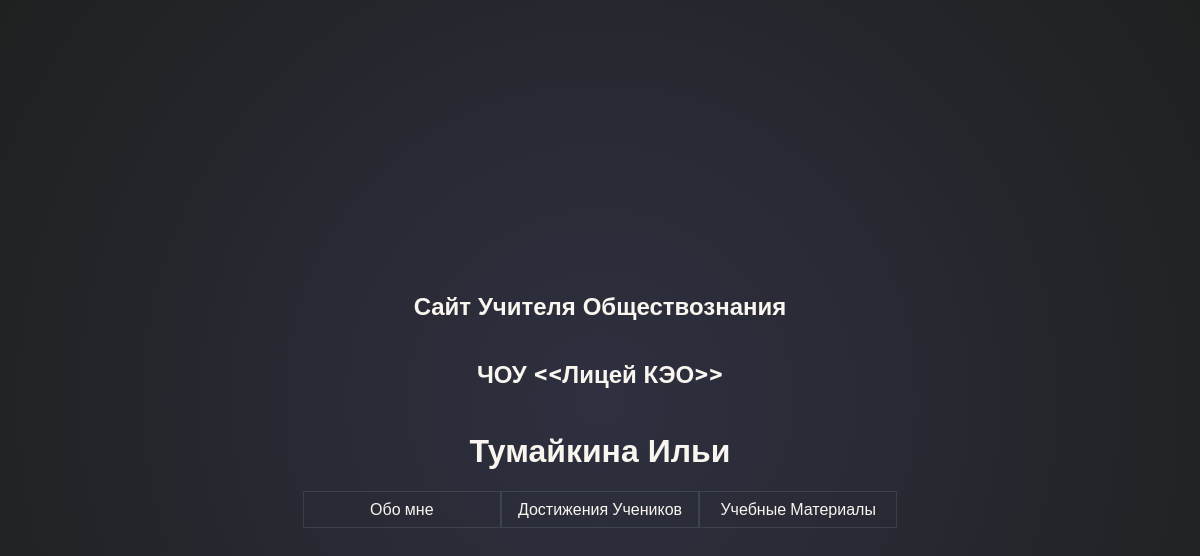
The page / on the database its author committed.
### women/models.py (models this page shows)
class Women4(models.Model):
    title1 = models.CharField(max_length=255)
    title2 = models.CharField(max_length=255)
    title3 = models.CharField(max_length=255)
    content1 = models.CharField(max_length=255)
    content2 = models.CharField(max_length=255)
    content3 = models.CharField(max_length=255)
    name_pages = models.CharField(max_length=255)
    class Meta:
        verbose_name = 'Главная'
        verbose_name_plural = 'Страница сайта "Главная"'

### women/views.py (the view)
# urls.py: path('', views.index, name='home'),
def index(request):
    product = Women4.objects.all().first()
    return render(request, 'women/index.html', {'article': product})

### women/templates/women/index.html (shortened to what this page needs)
{% load static %}
<!DOCTYPE html>
<html lang="en">
<head>
    <link rel="stylesheet" href="{%static 'women/css/mycss1.css'%}">
</head>
<body>
    <h2>{{ article.content1 }}</h2>
    <h2>{{ article.content2 }}</h2>
    <h1>{{ article.content3 }}</h1>
    <div class="chooser">
        <label for="r1">{{ article.title1 }}</label>
        <label for="r2">{{ article.title2 }}</label>
        <label for="r3" >{{ article.title3 }}</label>
    </div>
</body>
</html>

### women/static/women/css/mycss1.css (style rules this page uses)
h2 { display: block; text-align: center; }
h1 { text-align: center; }
body { margin: 0; min-height: 100vh; font-family: "Montserrat", sans-serif; color: #F9F6EF; display: grid; place-content: center; background-image: radial-gradient(circle at 50% 50%, #2f3040, #1f2020); }
.chooser { display: grid; grid-template-columns: 1fr 1fr 1fr; }
.chooser label { text-align: center; transition: 0.4s ease; border: 1px solid #AEE1CD20; padding: 0.5em 1em; cursor: pointer; }

### rows shown on the page
Women4: content1 "Сайт Учителя Обществознания", content2 "ЧОУ <<Лицей КЭО>>", content3 "Тумайкина Ильи", title1 "Обо мне", title2 "Достижения Учеников", title3 "Учебные Материалы"
